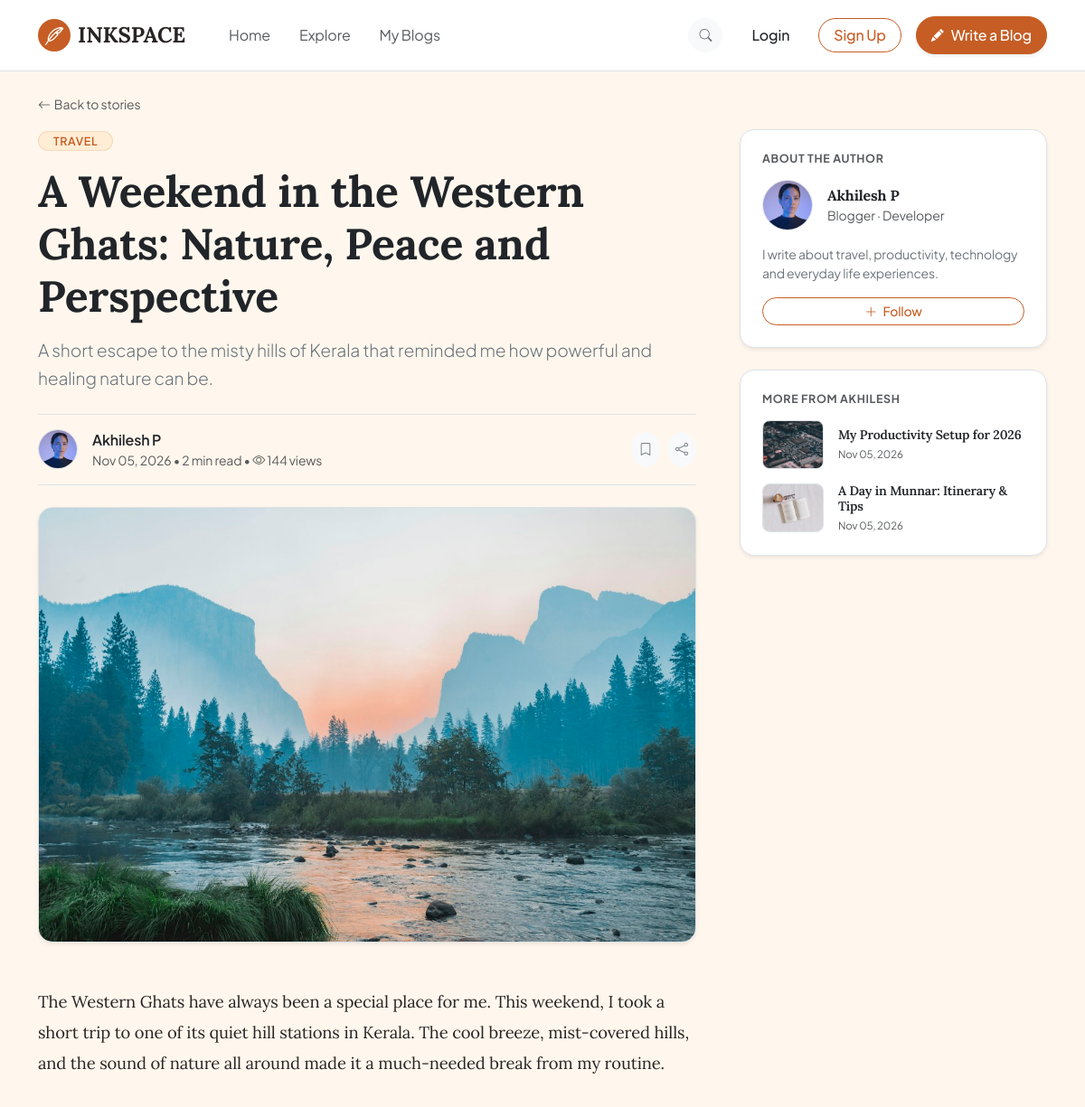
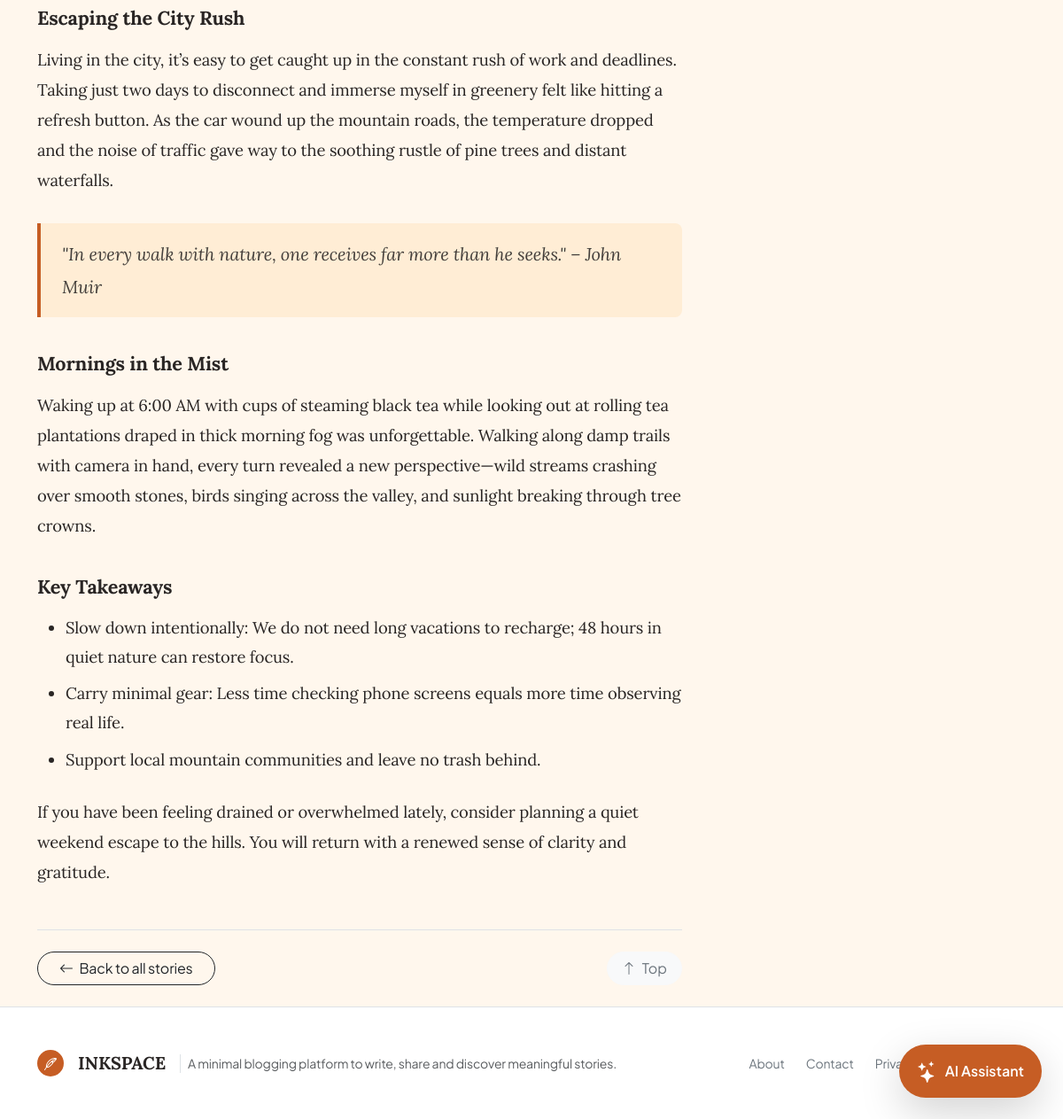
The app's page /a-weekend-in-the-western-ghats/ with its own data (2 pictures, top to bottom).
### apps/blogs/models.py (models this page shows, shortened)
class Blog(models.Model):
    author = models.ForeignKey(
        User,
        on_delete=models.CASCADE,
        related_name='blogs',
        help_text="The author who created this blog post."
    )
    title = models.CharField(
        max_length=255,
        help_text="Catchy title for your blog post."
    )
    slug = models.SlugField(
        max_length=300,
        unique=True,
        blank=True,
        help_text="URL-friendly identifier generated from the title."
    )
    description = models.CharField(
        max_length=250,
        help_text="Short summary (max 250 characters) displayed on cards and search results."
    )
    cover_image = models.ImageField(
        upload_to='blog_covers/',
        blank=True,
        null=True,
        help_text="Cover image for the article header and feed previews."
    )
    category = models.CharField(
        max_length=50,
        choices=CategoryChoices.choices,
        default=CategoryChoices.TECHNOLOGY,
        help_text="Category topic that best fits this post."
    )
    content = models.TextField(
        help_text="Main article content in HTML or formatted text."
    )
    status = models.CharField(
        max_length=20,
        choices=BlogStatus.choices,
        default=BlogStatus.DRAFT,
        help_text="Publication status: Draft is private, Published is visible to everyone."
    )
    is_featured = models.BooleanField(
        default=False,
        help_text="Whether this post is featured on the homepage hero."
    )
    views_count = models.PositiveIntegerField(
        default=0,
        help_text="Total number of views this article has received."
    )
    created_at = models.DateTimeField(
        auto_now_add=True,
        help_text="Date and time when the blog post was first created."
    )
    updated_at = models.DateTimeField(
        auto_now=True,
        help_text="Date and time when the blog post was last modified."
    )
    published_at = models.DateTimeField(
        blank=True,
        null=True,
        help_text="Timestamp when the post was changed to Published status."
    )
    class Meta:
        ordering = ['-created_at']
        verbose_name = 'Blog Article'
        verbose_name_plural = 'Blog Articles'
    @property
    def reading_time(self):
        words = len(self.content.split())
        minutes = math.ceil(words / 200)
        return max(1, minutes)
    @property
    def get_cover_image_url(self):
        if not self.cover_image:
            return None
        val = str(self.cover_image).strip()
        if not val:
            return None
        if val.startswith("http://") or val.startswith("https://"):
            return val
        try:
            return self.cover_image.url
        except Exception:
            return None

### apps/accounts/models.py (models this page shows, shortened)
class Profile(models.Model):
    user = models.OneToOneField(User, on_delete=models.CASCADE, related_name='profile')
    bio = models.TextField(max_length=500, blank=True, default='Passionate writer and lifelong learner.')
    role = models.CharField(max_length=100, blank=True, default='Blogger · Developer')
    avatar = models.ImageField(upload_to='avatars/', blank=True, null=True)
    created_at = models.DateTimeField(auto_now_add=True)
    @property
    def get_avatar_url(self):
        if not self.avatar:
            return None
        val = str(self.avatar).strip()
        if val.startswith("http://") or val.startswith("https://"):
            return val
        try:
            return self.avatar.url
        except Exception:
            return None

### apps/blogs/views.py (the view)
# urls.py: path('<slug:slug>/', views.blog_detail, name='blog_detail'),
def blog_detail(request, slug):
    blog = get_object_or_404(Blog.objects.select_related('author'), slug=slug)
    if blog.status == BlogStatus.DRAFT:
        if not request.user.is_authenticated or request.user != blog.author:
            raise PermissionDenied("You do not have permission to view this unpublished draft.")
    Blog.objects.filter(pk=blog.pk).update(views_count=F('views_count') + 1)
    blog.refresh_from_db(fields=['views_count'])
    more_from_author = Blog.objects.filter(
        author=blog.author,
        status=BlogStatus.PUBLISHED
    ).exclude(id=blog.id)[:3]
    is_author = request.user.is_authenticated and request.user == blog.author
    is_following = False
    if request.user.is_authenticated and not is_author:
        from apps.accounts.models import Follow
        is_following = Follow.objects.filter(follower=request.user, following=blog.author).exists()
    context = {
        'blog': blog,
        'more_from_author': more_from_author,
        'is_author': is_author,
        'is_following': is_following,
    }
    return render(request, 'blogs/blog_detail.html', context)

### apps/blogs/templates/blogs/blog_detail.html (shortened to what this page needs)
{% extends 'base.html' %}
{% load static %}
{% block content %}
<div class="container py-4">
  <div class="mb-3">
    <a href="{% url 'blogs:blog_list' %}" class="text-decoration-none text-muted small d-inline-flex align-items-center gap-1 hover-text-orange">
      <i class="bi bi-arrow-left"></i>
      <span>Back to stories</span>
    </a>
  </div>
  <div class="row g-5">
    <div class="col-lg-8">
      <div class="mb-3">
        <a href="{% url 'blogs:explore' %}?category={{ blog.category }}" class="badge rounded-pill text-decoration-none px-3 py-1 fw-semibold text-uppercase" style="background-color: #FFEDD5; color: #C65D24; font-size: 0.78rem; letter-spacing: 0.05em; border: 1px solid rgba(198, 93, 36, 0.15);">
          {{ blog.category }}
        </a>
      </div>
      <h1 class="display-5 font-serif fw-bold text-dark mb-3" style="line-height: 1.2;">
        {{ blog.title }}
      </h1>
      <p class="lead text-secondary font-sans mb-4" style="line-height: 1.6; font-size: 1.2rem;">
        {{ blog.description }}
      </p>
      <div class="d-flex justify-content-between align-items-center py-3 border-top border-bottom mb-4">
        <div class="d-flex align-items-center gap-3">
          {% if blog.author.profile.get_avatar_url %}
            <img src="{{ blog.author.profile.get_avatar_url }}" alt="{{ blog.author.username }}" class="rounded-circle object-fit-cover border" width="44" height="44">
          {% else %}
            <div class="rounded-circle fw-bold d-flex align-items-center justify-content-center border fs-5" style="width: 44px; height: 44px; background-color: #FFEDD5; color: #C65D24;">
              {{ blog.author.first_name|default:blog.author.username|slice:":1"|upper }}
            </div>
          {% endif %}
          <div>
            <div class="fw-semibold text-dark">{{ blog.author.get_full_name|default:blog.author.username }}</div>
            <div class="text-muted small">
              {{ blog.created_at|date:"M d, Y" }} &bull; {{ blog.reading_time }} min read &bull; <i class="bi bi-eye"></i> {{ blog.views_count }} views
            </div>
          </div>
        </div>
        <div class="d-flex align-items-center gap-2">
          <button class="btn btn-sm btn-light rounded-circle text-secondary p-2 d-flex align-items-center justify-content-center" title="Save story" id="bookmarkBtn">
            <i class="bi bi-bookmark"></i>
          </button>
          <button class="btn btn-sm btn-light rounded-circle text-secondary p-2 d-flex align-items-center justify-content-center" title="Share story" id="shareBtn" onclick="navigator.clipboard.writeText(window.location.href); alert('Story link copied to clipboard!');">
            <i class="bi bi-share"></i>
          </button>
        </div>
      </div>
      {% if blog.get_cover_image_url %}
        <div class="rounded-4 overflow-hidden mb-5 shadow-sm border">
          <img src="{{ blog.get_cover_image_url }}" alt="{{ blog.title }}" class="w-100 object-fit-cover" style="max-height: 480px;">
        </div>
      {% endif %}
      <article class="article-content font-serif fs-5 text-dark" style="line-height: 1.85;">
        {{ blog.content|safe }}
      </article>
      <div class="mt-5 pt-4 border-top d-flex justify-content-between align-items-center">
        <a href="{% url 'blogs:blog_list' %}" class="btn btn-outline-dark rounded-pill px-4">
          <i class="bi bi-arrow-left me-1"></i> Back to all stories
        </a>
        <div class="d-flex gap-2">
          <button class="btn btn-light rounded-pill px-3 text-secondary" onclick="window.scrollTo({top: 0, behavior: 'smooth'});">
            <i class="bi bi-arrow-up me-1"></i> Top
          </button>
        </div>
      </div>
    </div>
    <div class="col-lg-4">
      <div class="position-sticky" style="top: 100px;">
        <div class="card border rounded-4 shadow-sm p-4 bg-white mb-4">
          <h2 class="h6 text-uppercase fw-bold text-muted mb-3" style="letter-spacing: 0.05em; font-size: 0.78rem;">About the Author</h2>
          <div class="d-flex align-items-center gap-3 mb-3">
            {% if blog.author.profile.get_avatar_url %}
              <img src="{{ blog.author.profile.get_avatar_url }}" alt="{{ blog.author.username }}" class="rounded-circle object-fit-cover border" width="56" height="56">
            {% else %}
              <div class="rounded-circle fw-bold d-flex align-items-center justify-content-center border fs-4" style="width: 56px; height: 56px; background-color: #FFEDD5; color: #C65D24;">
                {{ blog.author.first_name|default:blog.author.username|slice:":1"|upper }}
              </div>
            {% endif %}
            <div>
              <div class="fw-bold font-serif text-dark fs-6">{{ blog.author.get_full_name|default:blog.author.username }}</div>
              <div class="text-muted small">{{ blog.author.profile.role|default:"Blogger &bull; Writer" }}</div>
            </div>
          </div>
          <p class="text-secondary small font-sans mb-3">
            {{ blog.author.profile.bio|default:"I write about travel, productivity, technology and everyday life experiences." }}
          </p>
          {% if not is_author %}
            {% if user.is_authenticated %}
              <form action="{% url 'accounts:toggle_follow' author_id=blog.author.id %}" method="post">
                {% csrf_token %}
                <button type="submit" class="btn {% if is_following %}btn-orange-secondary{% else %}btn-orange-outline{% endif %} btn-sm rounded-pill w-100 fw-medium" style="{% if is_following %}background-color: #FFEDD5; color: #C65D24; border: 1px solid #FDBA74;{% else %}color: #C65D24; border-color: #C65D24;{% endif %}">
                  {% if is_following %}
                    <i class="bi bi-check2 me-1"></i> Following
                  {% else %}
                    <i class="bi bi-plus-lg me-1"></i> Follow
                  {% endif %}
                </button>
              </form>
            {% else %}
              <a href="{% url 'accounts:login' %}?next={{ request.path }}" class="btn btn-orange-outline btn-sm rounded-pill w-100 fw-medium" style="color: #C65D24; border-color: #C65D24;">
                <i class="bi bi-plus-lg me-1"></i> Follow
              </a>
            {% endif %}
          {% endif %}
        </div>
        {% if more_from_author %}
        <div class="card border rounded-4 shadow-sm p-4 bg-white">
          <h2 class="h6 text-uppercase fw-bold text-muted mb-3" style="letter-spacing: 0.05em; font-size: 0.78rem;">More from {{ blog.author.first_name|default:blog.author.username }}</h2>
          <div class="d-flex flex-column gap-3">
            {% for other_blog in more_from_author %}
              <a href="{% url 'blogs:blog_detail' slug=other_blog.slug %}" class="text-decoration-none text-dark d-flex gap-3 align-items-center group">
                <div class="rounded-3 overflow-hidden flex-shrink-0 border d-flex align-items-center justify-content-center" style="width: 68px; height: 54px; background: #FFEDD5;">
                  {% if other_blog.get_cover_image_url %}
                    <img src="{{ other_blog.get_cover_image_url }}" alt="{{ other_blog.title }}" class="w-100 h-100 object-fit-cover">
                  {% else %}
                    <i class="bi bi-journal-text fs-5" style="color: #C65D24 !important;"></i>
                  {% endif %}
                </div>
                <div>
                  <h3 class="fw-semibold small font-serif mb-1 line-clamp-2 hover-text-orange">{{ other_blog.title }}</h3>
                  <div class="text-muted" style="font-size: 0.72rem;">{{ other_blog.created_at|date:"M d, Y" }}</div>
                </div>
              </a>
            {% endfor %}
          </div>
        </div>
        {% endif %}
      </div>
    </div>
  </div>
</div>
{% endblock %}

### static/css/style.css (style rules this page uses)
:root { --ink-primary: #C65D24; --ink-secondary: #E87932; --ink-accent: #F59E0B; --ink-bg: #FFF7ED; --ink-card: #FFFFFF; --ink-text: #292524; --ink-text-muted: #78716C; --ink-border: #E7E5E4; --ink-bg-light: #FFEDD5; --ink-hover: #9A3412; --font-serif: 'Lora', Georgia, serif; --font-sans: 'Plus Jakarta Sans', system-ui, -apple-system, sans-serif; --font-mono: 'JetBrains Mono', monospace; }
body.bg-page { background-color: var(--ink-bg) !important; color: var(--ink-text); font-family: var(--font-sans); letter-spacing: -0.01em; -webkit-font-smoothing: antialiased; }
.font-serif { font-family: var(--font-serif) !important; }
.font-sans { font-family: var(--font-sans) !important; }
.btn-ink-outline, .btn-orange-outline { background-color: transparent !important; border-color: var(--ink-primary) !important; color: var(--ink-primary) !important; font-weight: 500; transition: all 0.2s ease-in-out; }
.article-content p { margin-bottom: 1.6rem; font-size: 1.15rem; line-height: 1.85; color: var(--ink-text); }
.article-content h1, .article-content h2, .article-content h3 { font-family: var(--font-serif); font-weight: 700; color: var(--ink-text); margin-top: 2.5rem; margin-bottom: 1rem; }
.article-content h3 { font-size: 1.35rem; }
.article-content ul, .article-content ol { padding-left: 2rem; margin-bottom: 1.6rem; font-size: 1.15rem; line-height: 1.8; color: var(--ink-text); }
.article-content li { margin-bottom: 0.5rem; }
.article-content blockquote { border-left: 4px solid var(--ink-primary); padding: 1rem 1.5rem; margin: 2rem 0; font-style: italic; color: #44403C; background-color: var(--ink-bg-light); border-radius: 0 8px 8px 0; }
.line-clamp-2 { display: -webkit-box; -webkit-line-clamp: 2; -webkit-box-orient: vertical; overflow: hidden; }

### records on screen
Blog: category "TRAVEL", title "A Weekend in the Western Ghats: Nature, Peace and Perspective", description "A short escape to the misty hills of Kerala that reminded me how powerful and healing nature can be.", author.profile.get_avatar_url (picture), author.get_full_name "Akhilesh P", created_at "Nov 05, 2026", reading_time "2", views_count "144", get_cover_image_url (picture), content "The Western Ghats have always been a special place for me. This weekend, I took a short trip to one of its quiet hill stations in Kerala. The cool breeze, mist-covered hills, and the sound of nature all around made it a much-needed break from my routine. Escaping the City Rush Living in the city, it’s easy to get caught up in the constant rush of work and deadlines. Taking just two days to disconnect and immerse myself in greenery felt like hitting a refresh button. As the car wound up the mountain roads, the temperature dropped and the noise of traffic gave way to the soothing rustle of pine trees and distant waterfalls. \"In every walk with nature, one receives far more than he seeks.\" –…", author.profile.role "Blogger · Developer", author.profile.bio "I write about travel, productivity, technology and everyday life experiences.", author.first_name "AKHILESH"
Blog: get_cover_image_url (picture), title "My Productivity Setup for 2026", created_at "Nov 05, 2026"
Blog: get_cover_image_url (picture), title "A Day in Munnar: Itinerary & Tips", created_at "Nov 05, 2026"
